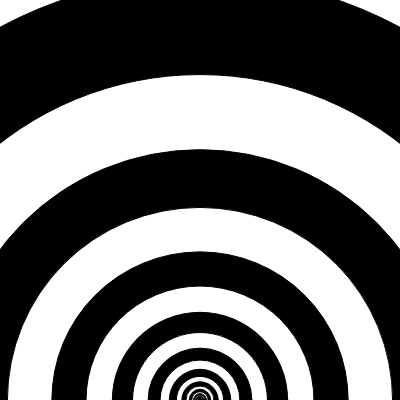
Frame 1 (no input)
Frame 60 (no input): identical to frame 1, image omitted
Frame 120 (the mouse pressed at the canvas centre since frame 60): identical to frame 1, image omitted

The p5.js sketch that drew this single still picture (run headless with seeded random() and noise() and a simulated clock; from frame 60 on, the mouse is pressed at the canvas centre):

// p5.js sketch
// ── sketch.js
function setup() {
  createCanvas(400, 400);
}

function draw() {
  background(220);

  let size = 1100;

  for(let i = 1; i<50; i=i+1){

    if(i%2 == 0){
      fill(0);
    } else{
      fill(255);
    }
    
    circle(200,400,size);
    size = size/1.3;
  }
  
}
